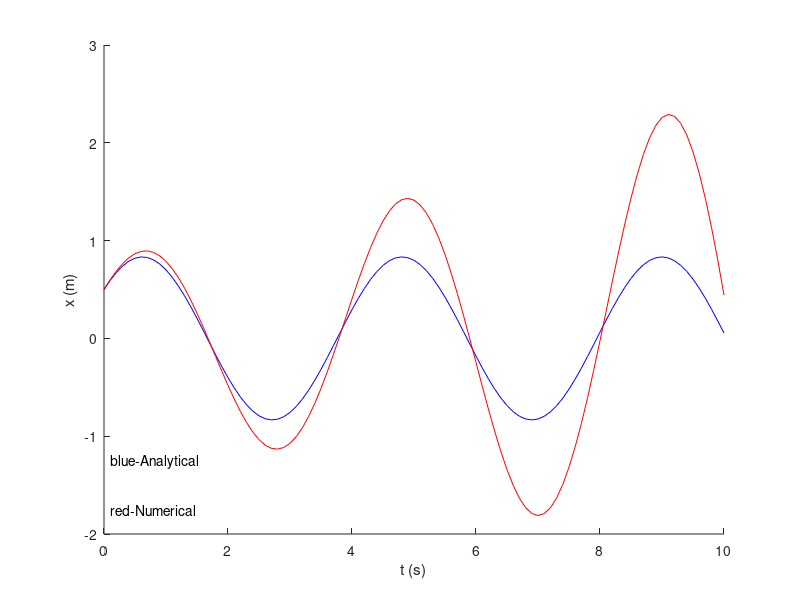

The MATLAB script that drew this image:
clear all
clc
t=0:0.1:10;
x=5/6*cos(1.5*t-atan(4/3));
hold on
plot(t,x,'b');
i=1;
v1(1)=1;
x1(1)=0.5;
t1=0:0.1:10;
while i<101
   x1(i+1)=x1(i)+v1(i)*0.1;
   v1(i+1)=v1(i)-2.25*x1(i)*0.1;
   i=i+1;
end
plot(t1,x1,'r');
xlabel('t (s)');
ylabel('x (m)');
txt1 = text(0.1,-1.75,'red-Numerical','fontsize',10);
txt2 = text(0.1,-1.25,'blue-Analytical','fontsize',10);